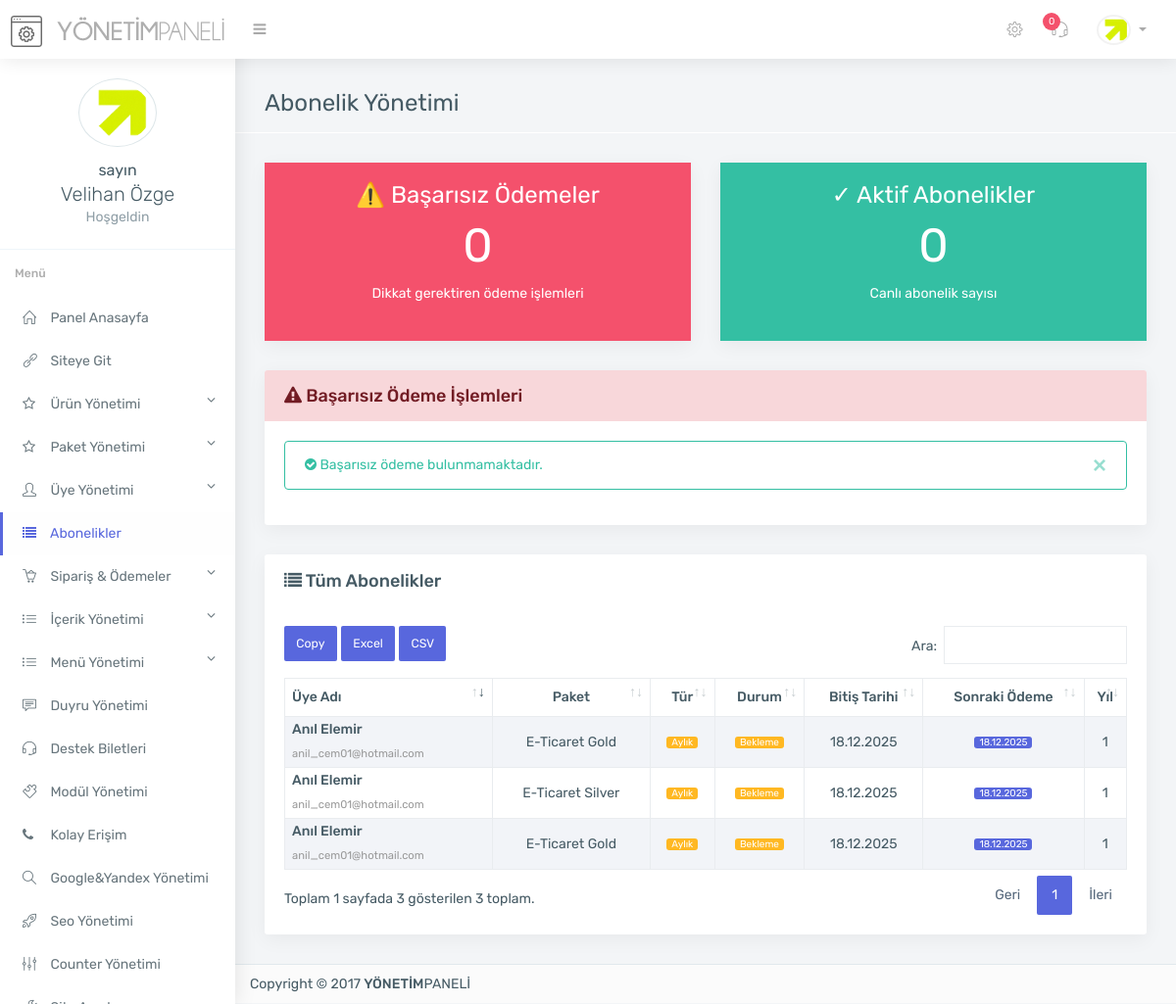
Page /admin/abonelikler.php (signed in) on the committed database.
### tables this page shows
CREATE TABLE `kullanici` (
  `kullanici_id` int(11) NOT NULL,
  `kullanici_adi` varchar(250) NOT NULL,
  `kullanici_pass` varchar(250) NOT NULL,
  `kullanici_adsoyad` varchar(500) NOT NULL,
  `kullanici_resim` varchar(500) NOT NULL
);

CREATE TABLE `abonelikler` (
  `abone_id` int(11) NOT NULL,
  `abone_uye` int(11) NOT NULL,
  `abone_urun` int(11) NOT NULL,
  `abone_tur` enum('aylik','yillik') NOT NULL,
  `abone_baslangic_tarih` datetime NOT NULL,
  `abone_bitis_tarih` datetime NOT NULL,
  `abone_son_odeme_tarih` datetime DEFAULT NULL,
  `abone_sonraki_odeme_tarih` datetime NOT NULL,
  `abone_durum` enum('aktif','iptal','bekleme') NOT NULL DEFAULT 'aktif',
  `abone_yil_sayisi` int(11) DEFAULT '1',
  `abone_tarih` timestamp NOT NULL DEFAULT CURRENT_TIMESTAMP
);

CREATE TABLE `uye` (
  `uye_id` int(11) NOT NULL,
  `uye_tarih` timestamp NULL DEFAULT CURRENT_TIMESTAMP,
  `uye_ad` varchar(255) DEFAULT NULL,
  `uye_soyad` varchar(255) DEFAULT NULL,
  `uye_tel` varchar(255) DEFAULT NULL,
  `uye_mail` varchar(255) DEFAULT NULL,
  `uye_adres` varchar(255) DEFAULT NULL,
  `uye_tc` varchar(255) DEFAULT NULL,
  `uye_sifre` varchar(255) DEFAULT NULL,
  `uye_kod` varchar(255) DEFAULT NULL,
  `uye_resim` varchar(255) DEFAULT '0',
  `uye_onaymail` int(11) DEFAULT '0',
  `uye_onaytel` int(11) DEFAULT '0',
  `uye_kodmail` varchar(255) DEFAULT NULL,
  `uye_kodtel` varchar(255) DEFAULT NULL,
  `uye_smssure` varchar(255) DEFAULT NULL,
  `uye_mailsure` varchar(255) DEFAULT NULL
);

CREATE TABLE `urunler` (
  `urun_id` int(11) NOT NULL,
  `urun_baslik` varchar(455) DEFAULT NULL,
  `urun_aciklama` longtext,
  `urun_efiyat` varchar(255) DEFAULT NULL,
  `urun_fiyat` varchar(250) DEFAULT NULL,
  `urun_aylik_fiyat` decimal(10,2) DEFAULT '0.00',
  `urun_yillik_fiyat` decimal(10,2) DEFAULT '0.00',
  `urun_kargo` varchar(255) DEFAULT NULL,
  `urun_vitrin` int(11) DEFAULT '0',
  `urun_title` varchar(255) DEFAULT NULL,
  `urun_descr` varchar(255) DEFAULT NULL,
  `urun_keyword` varchar(255) DEFAULT NULL,
  `urun_demo` varchar(255) DEFAULT NULL,
  `urun_admin` varchar(255) DEFAULT NULL,
  `urun_auser` varchar(255) DEFAULT NULL,
  `urun_apass` varchar(255) DEFAULT NULL,
  `urun_kategori` int(11) DEFAULT NULL,
  `urun_paket` int(11) DEFAULT '0',
  `alanadi` int(11) DEFAULT '1',
  `hosting` int(11) DEFAULT '1',
  `eklenti` int(11) DEFAULT '1',
  `link` varchar(255) DEFAULT NULL
);

### admin/abonelikler.php (the view, shortened to what the rows shown need)
<?php
include 'header.php';
include 'topbar.php';
include 'sidebar.php';
include 'controller/seo.php';
$odemeler = $db->prepare("
    SELECT ao.*, a.abone_urun, u.urun_baslik, uy.uye_ad, uy.uye_soyad, uy.uye_mail
    FROM abonelik_odemeler ao
    JOIN abonelikler a ON ao.odeme_abone = a.abone_id
    JOIN urunler u ON a.abone_urun = u.urun_id
    JOIN uye uy ON ao.odeme_uye = uy.uye_id
    WHERE ao.odeme_durum = 'basarisiz'
    ORDER BY ao.odeme_olusturma_tarihi DESC
");
$odemeler->execute();
$basarisiz_odemeler = $odemeler->fetchAll(PDO::FETCH_ASSOC);
$abonesor = $db->prepare("
    SELECT a.*, u.urun_baslik, uy.uye_ad, uy.uye_soyad, uy.uye_mail
    FROM abonelikler a
    JOIN urunler u ON a.abone_urun = u.urun_id
    JOIN uye uy ON a.abone_uye = uy.uye_id
    ORDER BY a.abone_tarih DESC
");
$abonesor->execute();
$abonelikler = $abonesor->fetchAll(PDO::FETCH_ASSOC);
?>
<section class="main-content container">
	<div class="page-header">
		<h2>Abonelik Yönetimi</h2>
	</div>
	<div class="row">
		<div class="col-md-6">
			<div class="card">
				<div class="card-block bg-danger text-white text-center">
					<h1 style="font-size: 48px; margin: 10px 0;"><?php echo count($basarisiz_odemeler); ?></h1>
				</div>
			</div>
		</div>
		<div class="col-md-6">
			<div class="card">
				<div class="card-block bg-success text-white text-center">
					<h1 style="font-size: 48px; margin: 10px 0;"><?php
						$aktif_count = count(array_filter($abonelikler, function($a) { return $a['abone_durum'] === 'aktif'; }));
						echo $aktif_count;
					?></h1>
				</div>
			</div>
		</div>
	</div>
	<div class="row">
		<div class="col-sm-12">
			<div class="card">
				<div class="card-block">
					<div class="table-responsive">
						<table id="datatable2" class="table table-striped dt-responsive nowrap table-hover">
							<thead>
								<tr>
									<th><strong>Üye Adı</strong></th>
									<th class="text-center"><strong>Paket</strong></th>
									<th class="text-center"><strong>Tür</strong></th>
									<th class="text-center"><strong>Durum</strong></th>
									<th class="text-center"><strong>Bitiş Tarihi</strong></th>
									<th class="text-center"><strong>Sonraki Ödeme</strong></th>
									<th class="text-center"><strong>Yıl</strong></th>
								</tr>
							</thead>
							<tbody>
								<?php foreach ($abonelikler as $abone): ?>
								<tr>
									<td>
										<strong><?php echo htmlspecialchars($abone['uye_ad'] . ' ' . $abone['uye_soyad']); ?></strong>
										<br>
										<small style="color: #999;"><?php echo htmlspecialchars($abone['uye_mail']); ?></small>
									</td>
									<td class="text-center">
										<?php echo htmlspecialchars($abone['urun_baslik']); ?>
									</td>
									<td class="text-center">
										<?php if ($abone['abone_tur'] === 'yillik'): ?>
										<span class="label label-info">Yıllık</span>
										<?php else: ?>
										<span class="label label-warning">Aylık</span>
										<?php endif; ?>
									</td>
									<td class="text-center">
										<?php if ($abone['abone_durum'] === 'aktif'): ?>
										<span class="label label-success">Aktif</span>
										<?php elseif ($abone['abone_durum'] === 'bekleme'): ?>
										<span class="label label-warning">Bekleme</span>
										<?php else: ?>
										<span class="label label-danger">İptal</span>
										<?php endif; ?>
									</td>
									<td class="text-center">
										<?php echo date('d.m.Y', strtotime($abone['abone_bitis_tarih'])); ?>
									</td>
									<td class="text-center">
										<span class="label label-primary">
											<?php echo date('d.m.Y', strtotime($abone['abone_sonraki_odeme_tarih'])); ?>
										</span>
									</td>
									<td class="text-center">
										<?php echo $abone['abone_yil_sayisi']; ?>
									</td>
								</tr>
								<?php endforeach; ?>
							</tbody>
						</table>
					</div>
				</div>
			</div>
		</div>
	</div>
	<?php include 'footer.php'; ?>

### admin/topbar.php (shortened to what the rows shown need)
<div class="top-bar light-top-bar">
	<div class="container-fluid">
		<div class="row">
			<div class="col">
				<a class="admin-logo" href="index.php">
					<h1>
						<img alt="" src="assets/img/genel/logo.png" class="logo-icon margin-r-10">
						<img alt="" src="assets/img/genel/logo-text.png" class="toggle-none hidden-xs">
					</h1>
				</a>
			</div>
			<div class="col">
				<ul class="list-inline top-right-nav">
					<li class="dropdown avtar-dropdown">
						<a class="dropdown-toggle" data-toggle="dropdown" href="#">
							<img alt="" class="rounded-circle" src="<?php echo $userprint['kullanici_resim']; ?>" width="30">
						</a>
					</li>
				</ul>
			</div>
		</div>
	</div>
</div>

### admin/sidebar.php (shortened to what the rows shown need)
<div class="main-sidebar-nav default-navigation">
    <div class="nano">
        <div class="nano-content sidebar-nav">
            <ul class="metisMenu nav flex-column" id="menu">
                <div class="card-block border-bottom text-center nav-profile">
                    <img alt="profile" class="rounded-circle margin-b-10 circle-border " src="<?php echo $userprint['kullanici_resim']; ?>" width="80">
                    <p class="lead margin-b-0 toggle-none"><small>sayın<br> </small><?php echo $userprint['kullanici_adsoyad'] ?></p>
                    <p class="text-muted mv-0 toggle-none">Hoşgeldin</p>
                </div>
            </ul>
        </div>
    </div>
</div>

### rows in the picture
kullanici: kullanici_resim (picture), kullanici_adsoyad "Velihan Özge"
abonelikler: abone_uye.uye_soyad "Anıl Elemir", abone_uye.uye_mail "anil_cem01@hotmail.com", abone_urun.urun_baslik "E-Ticaret Gold", abone_tur "Aylık", abone_durum "Bekleme", abone_bitis_tarih "18.12.2025", abone_sonraki_odeme_tarih "18.12.2025", abone_yil_sayisi "1"
abonelikler: abone_uye.uye_soyad "Anıl Elemir", abone_uye.uye_mail "anil_cem01@hotmail.com", abone_urun.urun_baslik "E-Ticaret Silver", abone_tur "Aylık", abone_durum "Bekleme", abone_bitis_tarih "18.12.2025", abone_sonraki_odeme_tarih "18.12.2025", abone_yil_sayisi "1"
abonelikler: abone_uye.uye_soyad "Anıl Elemir", abone_uye.uye_mail "anil_cem01@hotmail.com", abone_urun.urun_baslik "E-Ticaret Gold", abone_tur "Aylık", abone_durum "Bekleme", abone_bitis_tarih "18.12.2025", abone_sonraki_odeme_tarih "18.12.2025", abone_yil_sayisi "1"

### other values in the picture
$yeni "0"
count($basarisiz_odemeler) "0"
$aktif_count "0"
